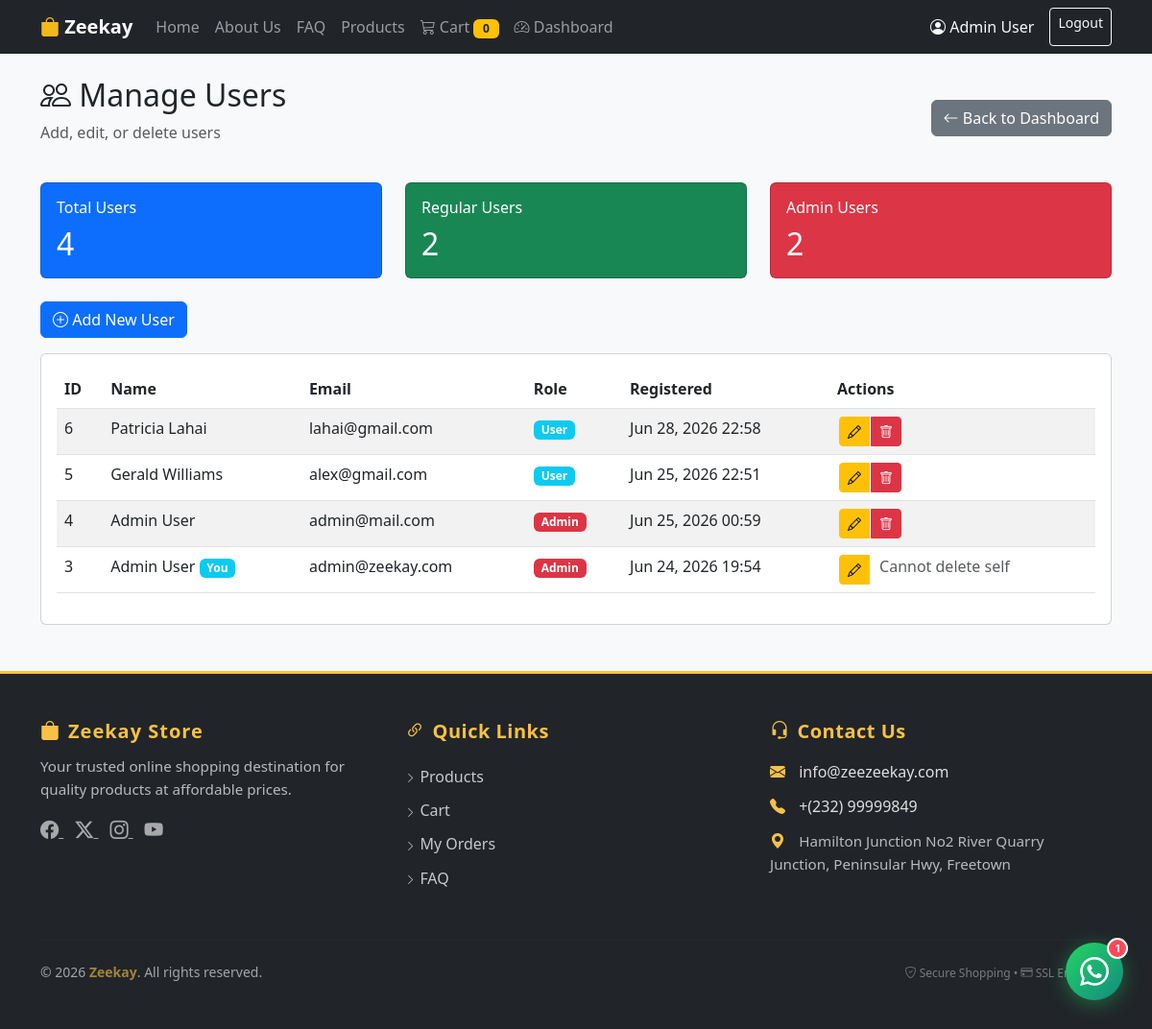
/admin/users.php (signed in), run on the app's committed database.
### tables this page shows
CREATE TABLE `users` (
  `id` int(11) NOT NULL,
  `name` varchar(100) NOT NULL,
  `email` varchar(100) NOT NULL,
  `password` varchar(255) NOT NULL,
  `role` enum('user','admin') DEFAULT 'user',
  `created_at` timestamp NOT NULL DEFAULT current_timestamp()
);

### admin/users.php (the view, shortened to what this page needs)
<?php
require_once '../includes/header.php';
require_once '../includes/navbar.php';
$db = getDB();
$users = $db->query("SELECT id, name, email, role, created_at FROM users ORDER BY created_at DESC")->fetchAll();
$totalUsers = count($users);
$adminCount = 0;
$userCount = 0;
foreach($users as $user) {
    if ($user['role'] === 'admin') {
        $adminCount++;
    } else {
        $userCount++;
    }
}
?>
<div class="container mt-4">
    <div class="d-flex justify-content-between align-items-center mb-4">
        <div>
            <h2><i class="bi bi-people"></i> Manage Users</h2>
            <p class="text-muted">Add, edit, or delete users</p>
        </div>
        <div>
            <a href="<?php echo BASE_URL; ?>admin/dashboard.php" class="btn btn-secondary">
                <i class="bi bi-arrow-left"></i> Back to Dashboard
            </a>
        </div>
    </div>
    <div class="row mb-4">
        <div class="col-md-4">
            <div class="card bg-primary text-white">
                <div class="card-body">
                    <h6 class="card-title">Total Users</h6>
                    <h2 class="mb-0"><?php echo $totalUsers; ?></h2>
                </div>
            </div>
        </div>
        <div class="col-md-4">
            <div class="card bg-success text-white">
                <div class="card-body">
                    <h6 class="card-title">Regular Users</h6>
                    <h2 class="mb-0"><?php echo $userCount; ?></h2>
                </div>
            </div>
        </div>
        <div class="col-md-4">
            <div class="card bg-danger text-white">
                <div class="card-body">
                    <h6 class="card-title">Admin Users</h6>
                    <h2 class="mb-0"><?php echo $adminCount; ?></h2>
                </div>
            </div>
        </div>
    </div>
    <div class="mb-3">
        <button class="btn btn-primary" data-bs-toggle="modal" data-bs-target="#userModal" onclick="resetUserForm()">
            <i class="bi bi-plus-circle"></i> Add New User
        </button>
    </div>
    <div class="card">
        <div class="card-body">
            <div class="table-responsive">
                <table class="table table-striped table-hover" id="usersTable">
                    <thead>
                        <tr>
                            <th>ID</th>
                            <th>Name</th>
                            <th>Email</th>
                            <th>Role</th>
                            <th>Registered</th>
                            <th>Actions</th>
                        </tr>
                    </thead>
                    <tbody>
                        <?php if(!empty($users)): ?>
                            <?php foreach($users as $user): ?>
                                <tr>
                                    <td><?php echo $user['id']; ?></td>
                                    <td>
                                        <?php echo htmlspecialchars($user['name']); ?>
                                        <?php if($user['id'] == $_SESSION['user_id']): ?>
                                            <span class="badge bg-info">You</span>
                                        <?php endif; ?>
                                    </td>
                                    <td><?php echo htmlspecialchars($user['email']); ?></td>
                                    <td>
                                        <span class="badge <?php echo $user['role'] === 'admin' ? 'bg-danger' : 'bg-info'; ?>">
                                            <?php echo ucfirst($user['role']); ?>
                                        </span>
                                    </td>
                                    <td><?php echo date('M d, Y H:i', strtotime($user['created_at'])); ?></td>
                                    <td>
                                        <div class="btn-group btn-group-sm">
                                            <?php if($user['id'] != $_SESSION['user_id']): ?>
                                                <button class="btn btn-warning edit-user"
                                                        data-id="<?php echo $user['id']; ?>"
                                                        data-name="<?php echo htmlspecialchars($user['name']); ?>"
                                                        data-email="<?php echo htmlspecialchars($user['email']); ?>"
                                                        data-role="<?php echo $user['role']; ?>">
                                                    <i class="bi bi-pencil"></i>
                                                </button>
                                                <button class="btn btn-danger delete-user"
                                                        data-id="<?php echo $user['id']; ?>"
                                                        data-name="<?php echo htmlspecialchars($user['name']); ?>">
                                                    <i class="bi bi-trash"></i>
                                                </button>
                                            <?php else: ?>
                                                <button class="btn btn-warning edit-user"
                                                        data-id="<?php echo $user['id']; ?>"
                                                        data-name="<?php echo htmlspecialchars($user['name']); ?>"
                                                        data-email="<?php echo htmlspecialchars($user['email']); ?>"
                                                        data-role="<?php echo $user['role']; ?>">
                                                    <i class="bi bi-pencil"></i>
                                                </button>
                                                <span class="text-muted ms-2">Cannot delete self</span>
                                            <?php endif; ?>
                                        </div>
                                    </td>
                                </tr>
                            <?php endforeach; ?>
                        <?php else: ?>
                            <tr>
                                <td colspan="6" class="text-center text-muted">No users found</td>
                            </tr>
                        <?php endif; ?>
                    </tbody>
                </table>
            </div>
        </div>
    </div>
</div>
<?php require_once '../includes/footer.php'; ?>

### assets/css/style.css (style rules this page uses)
:root { --primary-color: #0d6efd; --secondary-color: #6c757d; --success-color: #198754; --danger-color: #dc3545; --warning-color: #ffc107; --info-color: #0dcaf0; }
body { font-family: 'Segoe UI', Tahoma, Geneva, Verdana, sans-serif; background-color: #f8f9fa; min-height: 100vh; display: flex; flex-direction: column; }
.btn-primary { background-color: var(--primary-color); border-color: var(--primary-color); }

### admin/users.php (style rules this page uses)
.btn-group .btn { border-radius: 4px; margin: 0 2px; }

### data on the page
users: id "6", name "Patricia Lahai", email "lahai@gmail.com", role "User", created_at "Jun 28, 2026 22:58"
users: id "5", name "Gerald Williams", email "alex@gmail.com", role "User", created_at "Jun 25, 2026 22:51"
users: id "4", name "Admin User", email "admin@mail.com", role "Admin", created_at "Jun 25, 2026 00:59"
users: id "3", name "Admin User", shows "You", email "admin@zeekay.com", role "Admin", created_at "Jun 24, 2026 19:54"

### other printed values
$cartCount "0"
$_SESSION['user_name'] "Admin User"
$totalUsers "4"
$userCount "2"
$adminCount "2"
